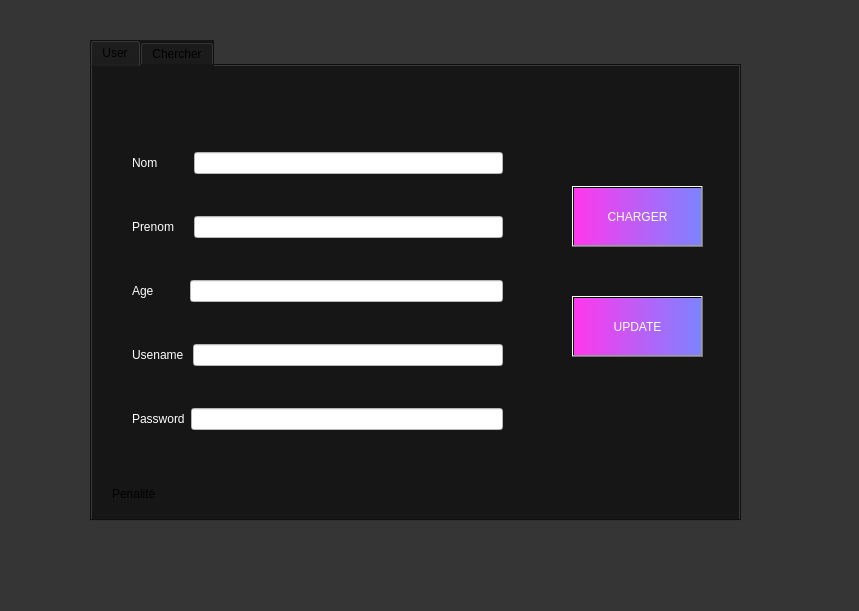
<?xml version="1.0" encoding="UTF-8"?>
<ui version="4.0">
 <class>UserDialog</class>
 <widget class="QDialog" name="UserDialog">
  <property name="geometry">
   <rect>
    <x>0</x>
    <y>0</y>
    <width>859</width>
    <height>611</height>
   </rect>
  </property>
  <property name="windowTitle">
   <string>Dialog</string>
  </property>
  <property name="styleSheet">
   <string notr="true">background-color: rgb(53, 53, 53);</string>
  </property>
  <widget class="QTabWidget" name="User">
   <property name="geometry">
    <rect>
     <x>90</x>
     <y>40</y>
     <width>651</width>
     <height>481</height>
    </rect>
   </property>
   <property name="styleSheet">
    <string notr="true">background-color: rgb(22, 22, 22);
gridline-color: rgb(255, 255, 255);
selection-color: rgb(255, 0, 255);</string>
   </property>
   <property name="currentIndex">
    <number>0</number>
   </property>
   <widget class="QWidget" name="tab">
    <attribute name="title">
     <string>User</string>
    </attribute>
    <widget class="QWidget" name="layoutWidget">
     <property name="geometry">
      <rect>
       <x>40</x>
       <y>50</y>
       <width>371</width>
       <height>351</height>
      </rect>
     </property>
     <layout class="QVBoxLayout" name="verticalLayout">
      <item>
       <layout class="QHBoxLayout" name="horizontalLayout">
        <item>
         <widget class="QLabel" name="label">
          <property name="styleSheet">
           <string notr="true">color: rgb(255, 255, 255);
font: 75 8pt &quot;Open Sans&quot;;
font: 75 10pt &quot;MS Shell Dlg 2&quot;;</string>
          </property>
          <property name="text">
           <string>Nom         </string>
          </property>
         </widget>
        </item>
        <item>
         <widget class="QLineEdit" name="lineEdit_n">
          <property name="styleSheet">
           <string notr="true">background-color: rgb(255, 255, 255);
color: rgb(0, 0, 0);</string>
          </property>
          <property name="maxLength">
           <number>10</number>
          </property>
         </widget>
        </item>
       </layout>
      </item>
      <item>
       <layout class="QHBoxLayout" name="horizontalLayout_2">
        <item>
         <widget class="QLabel" name="label_2">
          <property name="styleSheet">
           <string notr="true">color: rgb(255, 255, 255);
font: 75 8pt &quot;Open Sans&quot;;
font: 75 10pt &quot;MS Shell Dlg 2&quot;;</string>
          </property>
          <property name="text">
           <string>Prenom    </string>
          </property>
         </widget>
        </item>
        <item>
         <widget class="QLineEdit" name="lineEdit_p">
          <property name="styleSheet">
           <string notr="true">background-color: rgb(255, 255, 255);
color: rgb(0, 0, 0);</string>
          </property>
          <property name="maxLength">
           <number>10</number>
          </property>
         </widget>
        </item>
       </layout>
      </item>
      <item>
       <layout class="QHBoxLayout" name="horizontalLayout_3">
        <item>
         <widget class="QLabel" name="label_4">
          <property name="styleSheet">
           <string notr="true">color: rgb(255, 255, 255);
font: 75 8pt &quot;Open Sans&quot;;
font: 75 10pt &quot;MS Shell Dlg 2&quot;;</string>
          </property>
          <property name="text">
           <string>Age         </string>
          </property>
         </widget>
        </item>
        <item>
         <widget class="QLineEdit" name="lineEdit_a">
          <property name="styleSheet">
           <string notr="true">background-color: rgb(255, 255, 255);
color: rgb(0, 0, 0);</string>
          </property>
          <property name="maxLength">
           <number>2</number>
          </property>
         </widget>
        </item>
       </layout>
      </item>
      <item>
       <layout class="QHBoxLayout" name="horizontalLayout_4">
        <item>
         <widget class="QLabel" name="label_3">
          <property name="styleSheet">
           <string notr="true">color: rgb(255, 255, 255);
font: 75 8pt &quot;Open Sans&quot;;
font: 75 10pt &quot;MS Shell Dlg 2&quot;;</string>
          </property>
          <property name="text">
           <string>Usename </string>
          </property>
         </widget>
        </item>
        <item>
         <widget class="QLineEdit" name="label_u">
          <property name="enabled">
           <bool>false</bool>
          </property>
          <property name="styleSheet">
           <string notr="true">background-color: rgb(255, 255, 255);
color: rgb(0, 0, 0);</string>
          </property>
         </widget>
        </item>
       </layout>
      </item>
      <item>
       <layout class="QHBoxLayout" name="horizontalLayout_5">
        <item>
         <widget class="QLabel" name="label_5">
          <property name="styleSheet">
           <string notr="true">color: rgb(255, 255, 255);
font: 75 8pt &quot;Open Sans&quot;;
font: 75 10pt &quot;MS Shell Dlg 2&quot;;</string>
          </property>
          <property name="text">
           <string>Password</string>
          </property>
         </widget>
        </item>
        <item>
         <widget class="QLineEdit" name="lineEdit_pa">
          <property name="styleSheet">
           <string notr="true">background-color: rgb(255, 255, 255);
color: rgb(0, 0, 0);</string>
          </property>
          <property name="maxLength">
           <number>20</number>
          </property>
         </widget>
        </item>
       </layout>
      </item>
     </layout>
    </widget>
    <widget class="QPushButton" name="pushButton">
     <property name="geometry">
      <rect>
       <x>480</x>
       <y>230</y>
       <width>131</width>
       <height>61</height>
      </rect>
     </property>
     <property name="styleSheet">
      <string notr="true">background-color: qlineargradient(spread:pad, x1:0, y1:0, x2:1, y2:0, stop:0 rgba(255, 56, 236, 255), stop:1 rgba(124, 131, 255, 255));
font: 75 10pt &quot;Algerian&quot;;
color: rgb(255, 255, 255);</string>
     </property>
     <property name="text">
      <string>UPDATE</string>
     </property>
    </widget>
    <widget class="QLabel" name="label_penalite">
     <property name="geometry">
      <rect>
       <x>80</x>
       <y>420</y>
       <width>53</width>
       <height>16</height>
      </rect>
     </property>
     <property name="text">
      <string/>
     </property>
    </widget>
    <widget class="QLabel" name="label_8">
     <property name="geometry">
      <rect>
       <x>20</x>
       <y>420</y>
       <width>53</width>
       <height>16</height>
      </rect>
     </property>
     <property name="text">
      <string>Penalité</string>
     </property>
    </widget>
    <widget class="QPushButton" name="pushButton_2">
     <property name="geometry">
      <rect>
       <x>480</x>
       <y>120</y>
       <width>131</width>
       <height>61</height>
      </rect>
     </property>
     <property name="styleSheet">
      <string notr="true">background-color: qlineargradient(spread:pad, x1:0, y1:0, x2:1, y2:0, stop:0 rgba(255, 56, 236, 255), stop:1 rgba(124, 131, 255, 255));
font: 75 10pt &quot;Algerian&quot;;
color: rgb(255, 255, 255);</string>
     </property>
     <property name="text">
      <string>CHARGER</string>
     </property>
    </widget>
   </widget>
   <widget class="QWidget" name="tab_5">
    <attribute name="title">
     <string>Chercher</string>
    </attribute>
    <widget class="QLabel" name="label_007">
     <property name="geometry">
      <rect>
       <x>10</x>
       <y>340</y>
       <width>61</width>
       <height>16</height>
      </rect>
     </property>
     <property name="styleSheet">
      <string notr="true">color: rgb(255, 255, 255);
font: 75 8pt &quot;Open Sans&quot;;
font: 75 10pt &quot;MS Shell Dlg 2&quot;;</string>
     </property>
     <property name="text">
      <string>Durée</string>
     </property>
    </widget>
    <widget class="QComboBox" name="comboBox_auteur_3">
     <property name="geometry">
      <rect>
       <x>410</x>
       <y>170</y>
       <width>131</width>
       <height>31</height>
      </rect>
     </property>
     <property name="styleSheet">
      <string notr="true">background-color: rgb(255, 255, 255);
color: rgb(85, 85, 255);</string>
     </property>
    </widget>
    <widget class="QLineEdit" name="lineEdit_poids_3">
     <property name="enabled">
      <bool>true</bool>
     </property>
     <property name="geometry">
      <rect>
       <x>190</x>
       <y>310</y>
       <width>113</width>
       <height>22</height>
      </rect>
     </property>
     <property name="styleSheet">
      <string notr="true">background-color: rgb(255, 255, 255);
color: rgb(0, 0, 0);</string>
     </property>
     <property name="inputMethodHints">
      <set>Qt::ImhNone</set>
     </property>
     <property name="maxLength">
      <number>5</number>
     </property>
     <property name="echoMode">
      <enum>QLineEdit::Normal</enum>
     </property>
     <property name="clearButtonEnabled">
      <bool>true</bool>
     </property>
    </widget>
    <widget class="QLineEdit" name="lineEdit_nb_empre_3">
     <property name="enabled">
      <bool>true</bool>
     </property>
     <property name="geometry">
      <rect>
       <x>190</x>
       <y>280</y>
       <width>113</width>
       <height>22</height>
      </rect>
     </property>
     <property name="styleSheet">
      <string notr="true">background-color: rgb(255, 255, 255);
color: rgb(0, 0, 0);</string>
     </property>
     <property name="inputMethodHints">
      <set>Qt::ImhNone</set>
     </property>
     <property name="maxLength">
      <number>5</number>
     </property>
     <property name="echoMode">
      <enum>QLineEdit::Normal</enum>
     </property>
     <property name="clearButtonEnabled">
      <bool>true</bool>
     </property>
    </widget>
    <widget class="QComboBox" name="comboBox_titre_3">
     <property name="geometry">
      <rect>
       <x>410</x>
       <y>50</y>
       <width>131</width>
       <height>31</height>
      </rect>
     </property>
     <property name="styleSheet">
      <string notr="true">background-color: rgb(255, 255, 255);
color: rgb(85, 85, 255);</string>
     </property>
    </widget>
    <widget class="QPushButton" name="pushButton_23">
     <property name="geometry">
      <rect>
       <x>10</x>
       <y>100</y>
       <width>61</width>
       <height>21</height>
      </rect>
     </property>
     <property name="styleSheet">
      <string notr="true">background-color: qlineargradient(spread:pad, x1:0, y1:0, x2:1, y2:0, stop:0 rgba(73, 128, 255, 255), stop:1 rgba(99, 255, 162, 255));
color: rgb(255, 255, 0)
</string>
     </property>
     <property name="text">
      <string>Identifiant</string>
     </property>
    </widget>
    <widget class="QLineEdit" name="lineEdit_Auteur_3">
     <property name="enabled">
      <bool>true</bool>
     </property>
     <property name="geometry">
      <rect>
       <x>190</x>
       <y>160</y>
       <width>113</width>
       <height>22</height>
      </rect>
     </property>
     <property name="styleSheet">
      <string notr="true">background-color: rgb(255, 255, 255);
color: rgb(0, 0, 0);</string>
     </property>
     <property name="inputMethodHints">
      <set>Qt::ImhNone</set>
     </property>
     <property name="maxLength">
      <number>5</number>
     </property>
     <property name="echoMode">
      <enum>QLineEdit::Normal</enum>
     </property>
     <property name="clearButtonEnabled">
      <bool>true</bool>
     </property>
    </widget>
    <widget class="QLineEdit" name="lineEdit_nb_exem_3">
     <property name="enabled">
      <bool>true</bool>
     </property>
     <property name="geometry">
      <rect>
       <x>190</x>
       <y>220</y>
       <width>113</width>
       <height>22</height>
      </rect>
     </property>
     <property name="styleSheet">
      <string notr="true">background-color: rgb(255, 255, 255);
color: rgb(0, 0, 0);</string>
     </property>
     <property name="inputMethodHints">
      <set>Qt::ImhNone</set>
     </property>
     <property name="maxLength">
      <number>5</number>
     </property>
     <property name="echoMode">
      <enum>QLineEdit::Normal</enum>
     </property>
     <property name="clearButtonEnabled">
      <bool>true</bool>
     </property>
    </widget>
    <widget class="QLabel" name="label_010">
     <property name="geometry">
      <rect>
       <x>10</x>
       <y>310</y>
       <width>61</width>
       <height>16</height>
      </rect>
     </property>
     <property name="styleSheet">
      <string notr="true">color: rgb(255, 255, 255);
font: 75 8pt &quot;Open Sans&quot;;
font: 75 10pt &quot;MS Shell Dlg 2&quot;;</string>
     </property>
     <property name="text">
      <string>Poids</string>
     </property>
    </widget>
    <widget class="QLabel" name="label_001">
     <property name="geometry">
      <rect>
       <x>10</x>
       <y>160</y>
       <width>61</width>
       <height>16</height>
      </rect>
     </property>
     <property name="styleSheet">
      <string notr="true">color: rgb(255, 255, 255);
font: 75 8pt &quot;Open Sans&quot;;
font: 75 10pt &quot;MS Shell Dlg 2&quot;;</string>
     </property>
     <property name="text">
      <string>Auteur</string>
     </property>
    </widget>
    <widget class="QPushButton" name="pushButton_24">
     <property name="geometry">
      <rect>
       <x>130</x>
       <y>27</y>
       <width>111</width>
       <height>51</height>
      </rect>
     </property>
     <property name="styleSheet">
      <string notr="true">background-color: qlineargradient(spread:pad, x1:0, y1:0, x2:1, y2:0, stop:0 rgba(255, 56, 236, 255), stop:1 rgba(124, 131, 255, 255));
font: 75 10pt &quot;Algerian&quot;;
color: rgb(255, 255, 255);</string>
     </property>
     <property name="text">
      <string>Charger</string>
     </property>
    </widget>
    <widget class="QLineEdit" name="lineEdit_taille_3">
     <property name="enabled">
      <bool>true</bool>
     </property>
     <property name="geometry">
      <rect>
       <x>190</x>
       <y>310</y>
       <width>113</width>
       <height>22</height>
      </rect>
     </property>
     <property name="styleSheet">
      <string notr="true">background-color: rgb(255, 255, 255);
color: rgb(0, 0, 0);</string>
     </property>
     <property name="inputMethodHints">
      <set>Qt::ImhNone</set>
     </property>
     <property name="maxLength">
      <number>5</number>
     </property>
     <property name="echoMode">
      <enum>QLineEdit::Normal</enum>
     </property>
     <property name="clearButtonEnabled">
      <bool>true</bool>
     </property>
    </widget>
    <widget class="QCheckBox" name="checkBox_auteur_3">
     <property name="geometry">
      <rect>
       <x>410</x>
       <y>210</y>
       <width>81</width>
       <height>20</height>
      </rect>
     </property>
     <property name="styleSheet">
      <string notr="true">
color: rgb(255, 255, 255);
font: 75 10pt &quot;MS PGothic&quot;;
</string>
     </property>
     <property name="text">
      <string>Auteur</string>
     </property>
    </widget>
    <widget class="QLabel" name="label_006">
     <property name="geometry">
      <rect>
       <x>10</x>
       <y>310</y>
       <width>61</width>
       <height>16</height>
      </rect>
     </property>
     <property name="styleSheet">
      <string notr="true">color: rgb(255, 255, 255);
font: 75 8pt &quot;Open Sans&quot;;
font: 75 10pt &quot;MS Shell Dlg 2&quot;;</string>
     </property>
     <property name="text">
      <string>Taille</string>
     </property>
    </widget>
    <widget class="QLineEdit" name="lineEdit_id">
     <property name="geometry">
      <rect>
       <x>190</x>
       <y>100</y>
       <width>113</width>
       <height>22</height>
      </rect>
     </property>
     <property name="styleSheet">
      <string notr="true">background-color: rgb(255, 255, 255);
color: rgb(0, 0, 0);</string>
     </property>
    </widget>
    <widget class="QLabel" name="label_008">
     <property name="geometry">
      <rect>
       <x>10</x>
       <y>340</y>
       <width>171</width>
       <height>21</height>
      </rect>
     </property>
     <property name="styleSheet">
      <string notr="true">color: rgb(255, 255, 255);
font: 75 8pt &quot;Open Sans&quot;;
font: 75 10pt &quot;MS Shell Dlg 2&quot;;</string>
     </property>
     <property name="text">
      <string>Nombre de pages</string>
     </property>
    </widget>
    <widget class="QLabel" name="label_005">
     <property name="geometry">
      <rect>
       <x>10</x>
       <y>280</y>
       <width>161</width>
       <height>16</height>
      </rect>
     </property>
     <property name="styleSheet">
      <string notr="true">color: rgb(255, 255, 255);
font: 75 8pt &quot;Open Sans&quot;;
font: 75 10pt &quot;MS Shell Dlg 2&quot;;</string>
     </property>
     <property name="text">
      <string>Nombre d'empreints</string>
     </property>
    </widget>
    <widget class="QLineEdit" name="lineEdit_nb_pages_3">
     <property name="enabled">
      <bool>true</bool>
     </property>
     <property name="geometry">
      <rect>
       <x>190</x>
       <y>340</y>
       <width>113</width>
       <height>22</height>
      </rect>
     </property>
     <property name="styleSheet">
      <string notr="true">background-color: rgb(255, 255, 255);
color: rgb(0, 0, 0);</string>
     </property>
     <property name="inputMethodHints">
      <set>Qt::ImhNone</set>
     </property>
     <property name="maxLength">
      <number>5</number>
     </property>
     <property name="echoMode">
      <enum>QLineEdit::Normal</enum>
     </property>
     <property name="clearButtonEnabled">
      <bool>true</bool>
     </property>
    </widget>
    <widget class="QLabel" name="label_004">
     <property name="geometry">
      <rect>
       <x>10</x>
       <y>250</y>
       <width>61</width>
       <height>16</height>
      </rect>
     </property>
     <property name="styleSheet">
      <string notr="true">color: rgb(255, 255, 255);
font: 75 8pt &quot;Open Sans&quot;;
font: 75 10pt &quot;MS Shell Dlg 2&quot;;</string>
     </property>
     <property name="text">
      <string>Position</string>
     </property>
    </widget>
    <widget class="QCheckBox" name="checkBox_titre_3">
     <property name="geometry">
      <rect>
       <x>410</x>
       <y>90</y>
       <width>81</width>
       <height>20</height>
      </rect>
     </property>
     <property name="styleSheet">
      <string notr="true">color: rgb(255, 255, 255);
font: 75 10pt &quot;MS PGothic&quot;;</string>
     </property>
     <property name="text">
      <string>Titre</string>
     </property>
    </widget>
    <widget class="QLineEdit" name="lineEdit_prix_3">
     <property name="enabled">
      <bool>true</bool>
     </property>
     <property name="geometry">
      <rect>
       <x>190</x>
       <y>370</y>
       <width>113</width>
       <height>22</height>
      </rect>
     </property>
     <property name="styleSheet">
      <string notr="true">background-color: rgb(255, 255, 255);
color: rgb(0, 0, 0);</string>
     </property>
     <property name="inputMethodHints">
      <set>Qt::ImhNone</set>
     </property>
     <property name="maxLength">
      <number>5</number>
     </property>
     <property name="echoMode">
      <enum>QLineEdit::Normal</enum>
     </property>
     <property name="clearButtonEnabled">
      <bool>true</bool>
     </property>
    </widget>
    <widget class="QLineEdit" name="lineEdit_date_sortie_3">
     <property name="enabled">
      <bool>true</bool>
     </property>
     <property name="geometry">
      <rect>
       <x>190</x>
       <y>190</y>
       <width>113</width>
       <height>22</height>
      </rect>
     </property>
     <property name="styleSheet">
      <string notr="true">background-color: rgb(255, 255, 255);
color: rgb(0, 0, 0);</string>
     </property>
     <property name="inputMethodHints">
      <set>Qt::ImhNone</set>
     </property>
     <property name="maxLength">
      <number>5</number>
     </property>
     <property name="echoMode">
      <enum>QLineEdit::Normal</enum>
     </property>
     <property name="clearButtonEnabled">
      <bool>true</bool>
     </property>
    </widget>
    <widget class="QLineEdit" name="lineEdit_pos_3">
     <property name="enabled">
      <bool>true</bool>
     </property>
     <property name="geometry">
      <rect>
       <x>190</x>
       <y>250</y>
       <width>113</width>
       <height>22</height>
      </rect>
     </property>
     <property name="styleSheet">
      <string notr="true">background-color: rgb(255, 255, 255);
color: rgb(0, 0, 0);</string>
     </property>
     <property name="inputMethodHints">
      <set>Qt::ImhNone</set>
     </property>
     <property name="maxLength">
      <number>5</number>
     </property>
     <property name="echoMode">
      <enum>QLineEdit::Normal</enum>
     </property>
     <property name="clearButtonEnabled">
      <bool>true</bool>
     </property>
    </widget>
    <widget class="QLineEdit" name="lineEdit_duree_3">
     <property name="enabled">
      <bool>true</bool>
     </property>
     <property name="geometry">
      <rect>
       <x>190</x>
       <y>340</y>
       <width>113</width>
       <height>22</height>
      </rect>
     </property>
     <property name="styleSheet">
      <string notr="true">background-color: rgb(255, 255, 255);
color: rgb(0, 0, 0);</string>
     </property>
     <property name="inputMethodHints">
      <set>Qt::ImhNone</set>
     </property>
     <property name="maxLength">
      <number>5</number>
     </property>
     <property name="echoMode">
      <enum>QLineEdit::Normal</enum>
     </property>
     <property name="clearButtonEnabled">
      <bool>true</bool>
     </property>
    </widget>
    <widget class="QLineEdit" name="lineEdit_Titre_3">
     <property name="enabled">
      <bool>true</bool>
     </property>
     <property name="geometry">
      <rect>
       <x>190</x>
       <y>130</y>
       <width>113</width>
       <height>22</height>
      </rect>
     </property>
     <property name="styleSheet">
      <string notr="true">background-color: rgb(255, 255, 255);
color: rgb(0, 0, 0);</string>
     </property>
     <property name="inputMethodHints">
      <set>Qt::ImhNone</set>
     </property>
     <property name="maxLength">
      <number>5</number>
     </property>
     <property name="echoMode">
      <enum>QLineEdit::Normal</enum>
     </property>
     <property name="clearButtonEnabled">
      <bool>true</bool>
     </property>
    </widget>
    <widget class="QRadioButton" name="radioButton_CD_3">
     <property name="geometry">
      <rect>
       <x>420</x>
       <y>370</y>
       <width>95</width>
       <height>20</height>
      </rect>
     </property>
     <property name="styleSheet">
      <string notr="true">color: rgb(255, 255, 255);
font: 75 10pt &quot;MS PGothic&quot;;</string>
     </property>
     <property name="text">
      <string>CD</string>
     </property>
    </widget>
    <widget class="QLabel" name="label_000">
     <property name="geometry">
      <rect>
       <x>10</x>
       <y>130</y>
       <width>61</width>
       <height>16</height>
      </rect>
     </property>
     <property name="styleSheet">
      <string notr="true">color: rgb(255, 255, 255);
font: 75 8pt &quot;Open Sans&quot;;
font: 75 10pt &quot;MS Shell Dlg 2&quot;;</string>
     </property>
     <property name="text">
      <string>Titre</string>
     </property>
    </widget>
    <widget class="QRadioButton" name="radioButton_PDF_3">
     <property name="geometry">
      <rect>
       <x>420</x>
       <y>410</y>
       <width>95</width>
       <height>20</height>
      </rect>
     </property>
     <property name="styleSheet">
      <string notr="true">color: rgb(255, 255, 255);
font: 75 10pt &quot;MS PGothic&quot;;</string>
     </property>
     <property name="text">
      <string>PDF</string>
     </property>
    </widget>
    <widget class="QLabel" name="label_003">
     <property name="geometry">
      <rect>
       <x>10</x>
       <y>220</y>
       <width>171</width>
       <height>21</height>
      </rect>
     </property>
     <property name="styleSheet">
      <string notr="true">color: rgb(255, 255, 255);
font: 75 8pt &quot;Open Sans&quot;;
font: 75 10pt &quot;MS Shell Dlg 2&quot;;</string>
     </property>
     <property name="text">
      <string>Nombre d'exemplaire</string>
     </property>
    </widget>
    <widget class="QRadioButton" name="radioButton_livre_3">
     <property name="geometry">
      <rect>
       <x>420</x>
       <y>330</y>
       <width>95</width>
       <height>20</height>
      </rect>
     </property>
     <property name="styleSheet">
      <string notr="true">color: rgb(255, 255, 255);
font: 75 10pt &quot;MS PGothic&quot;;</string>
     </property>
     <property name="text">
      <string>Livre</string>
     </property>
    </widget>
    <widget class="QLabel" name="label_002">
     <property name="geometry">
      <rect>
       <x>10</x>
       <y>190</y>
       <width>101</width>
       <height>16</height>
      </rect>
     </property>
     <property name="styleSheet">
      <string notr="true">color: rgb(255, 255, 255);
font: 75 8pt &quot;Open Sans&quot;;
font: 75 10pt &quot;MS Shell Dlg 2&quot;;</string>
     </property>
     <property name="text">
      <string>Date sortie</string>
     </property>
    </widget>
    <widget class="QLabel" name="label_009">
     <property name="geometry">
      <rect>
       <x>10</x>
       <y>370</y>
       <width>61</width>
       <height>16</height>
      </rect>
     </property>
     <property name="styleSheet">
      <string notr="true">color: rgb(255, 255, 255);
font: 75 8pt &quot;Open Sans&quot;;
font: 75 10pt &quot;MS Shell Dlg 2&quot;;</string>
     </property>
     <property name="text">
      <string>Prix</string>
     </property>
    </widget>
   </widget>
  </widget>
 </widget>
 <resources/>
 <connections/>
</ui>
